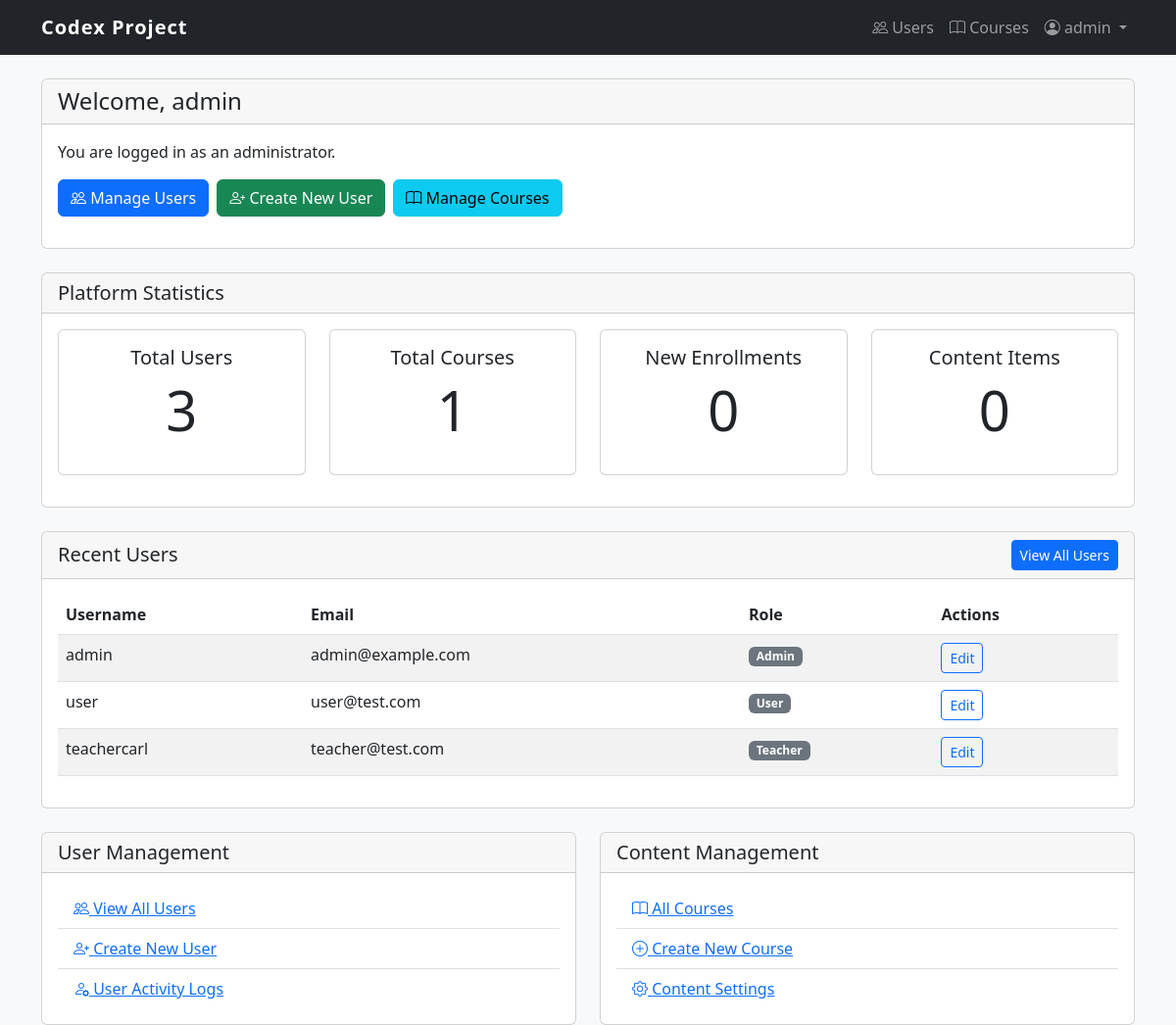
Before: /user/admin-dashboard/ (signed in) with the older database file.
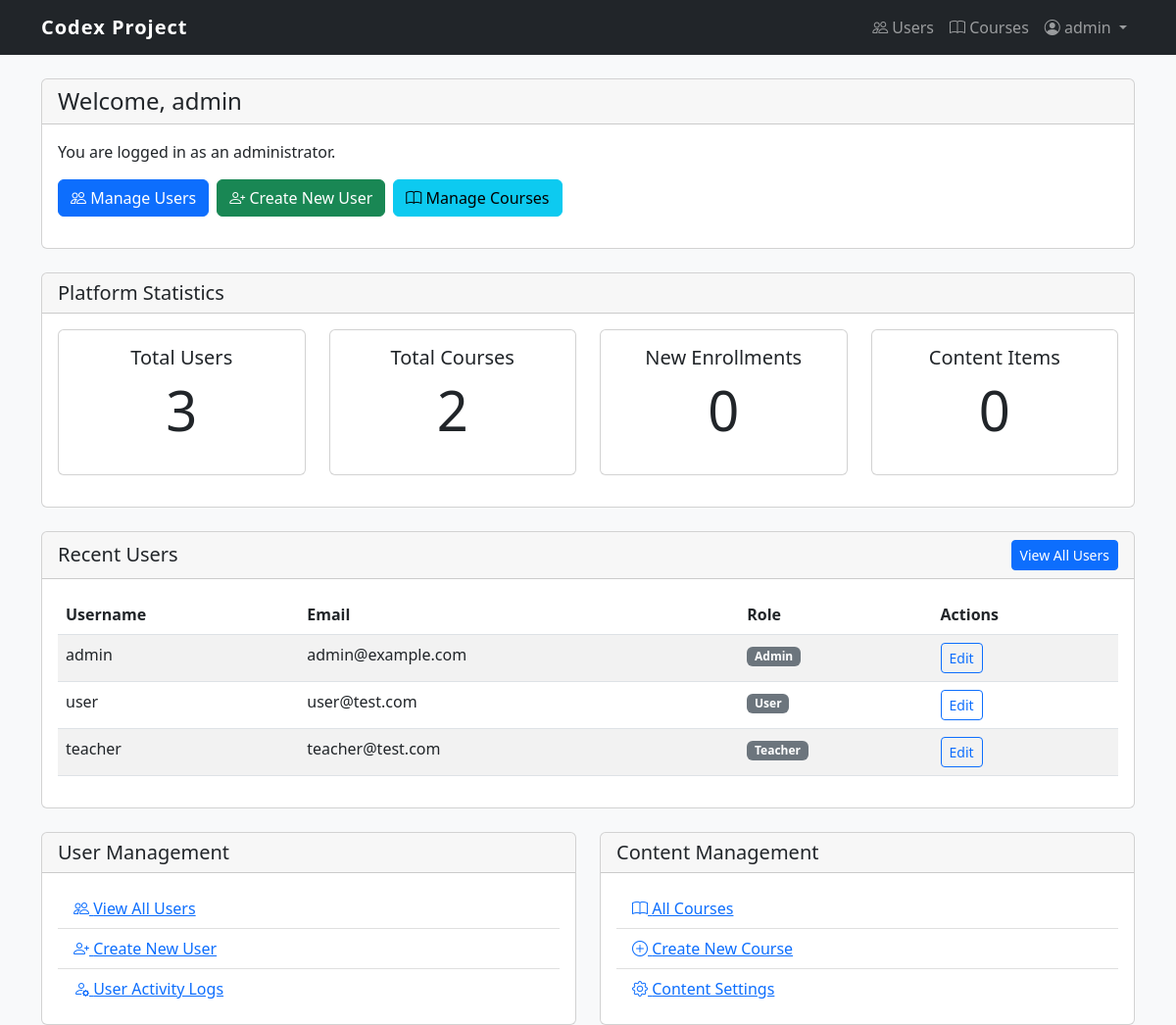
After: the same page with the newer database file.
### user_management/models.py (models this page shows, shortened)
class User(AbstractUser):
    USER = 'USER'
    TEACHER = 'TEACHER'
    ADMIN = 'ADMIN'
    ROLE_CHOICES = [
        (USER, 'User'),
        (TEACHER, 'Teacher'),
        (ADMIN, 'Admin'),
    ]
    role = models.CharField(max_length=10, choices=ROLE_CHOICES, default=USER)
    def is_administrator(self):
        return self.role == self.ADMIN

### user_management/views.py (the view)
# urls.py: path('admin-dashboard/', views.admin_dashboard, name='admin_dashboard'),
@login_required
def admin_dashboard(request):
    if not request.user.is_administrator():
        return redirect('user_management:dashboard')
    users = User.objects.all()
    course_count = 0
    try:
        from content_management.models import Course
        course_count = Course.objects.count()
    except ImportError:
        pass
    context = {
        'users': users,
        'course_count': course_count
    }
    return render(request, 'user_management/admin_dashboard.html', context)

### user_management/templates/user_management/admin_dashboard.html (shortened to what the changed rows need)
{% extends 'user_management/base.html' %}
{% block content %}
<div class="container mt-4">
    <div class="row">
        <div class="col-md-12">
            <div class="card">
                <div class="card-body">
                    <div class="row">
                        <div class="col-md-3">
                            <div class="card mb-3">
                                <div class="card-body text-center">
                                    <h5 class="card-title">Total Courses</h5>
                                    <p class="display-4">{{ course_count }}</p>
                                </div>
                            </div>
                        </div>
                    </div>
                </div>
            </div>
            <div class="card mt-4">
                <div class="card-body">
                    <div class="table-responsive">
                        <table class="table table-striped table-hover">
                            <thead>
                                <tr>
                                    <th>Username</th>
                                    <th>Email</th>
                                    <th>Role</th>
                                    <th>Actions</th>
                                </tr>
                            </thead>
                            <tbody>
                                {% for user_item in users|slice:":5" %}
                                <tr>
                                    <td>{{ user_item.username }}</td>
                                    <td>{{ user_item.email }}</td>
                                    <td><span class="badge bg-secondary">{{ user_item.get_role_display }}</span></td>
                                    <td>
                                        <a href="{% url 'user_management:edit_user' user_item.id %}" class="btn btn-sm btn-outline-primary">Edit</a>
                                    </td>
                                </tr>
                                {% endfor %}
                            </tbody>
                        </table>
                    </div>
                </div>
            </div>
        </div>
    </div>
</div>
{% endblock %}

Changed rows visible on the page:
changed User "teacher@test.com": username "teachercarl" → "teacher"
Other visible differences:
{{ course_count }}: "1" → "2"
